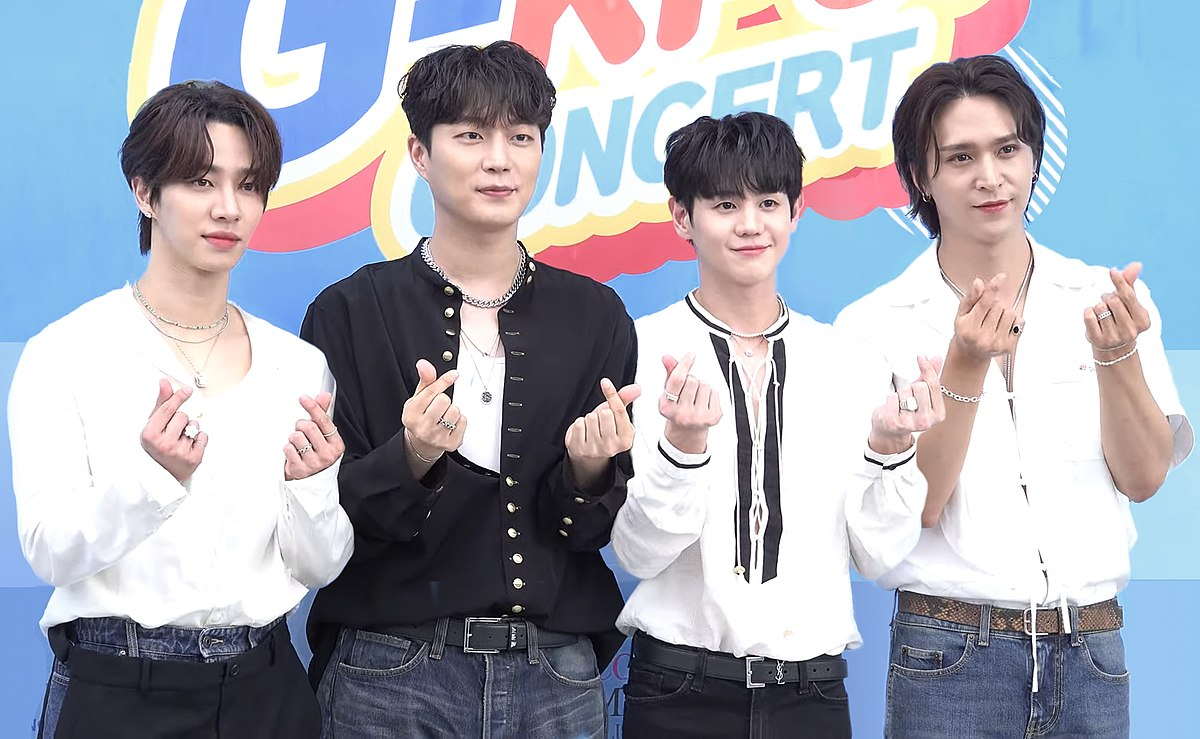
#> input picture pic/people2.jpg, 1200 x 739 px, found by its file name
$ python 204detectFace1.py
#> lines starting #> are read from the running program, lines starting #| are printed output that depends on the picture; after the words box and inside, x2 and y2 are one past the last pixel; in counts of white or black regions, pixels touching at a corner belong together
import cv2

# 建立偵測物件
casc_path = cv2.data.haarcascades + "haarcascade_frontalface_default.xml"
faceCascade = cv2.CascadeClassifier(casc_path)

# 讀取要偵測的圖片
image = cv2.imread("pic\\people2.jpg")
#> image is the input picture: shape (739, 1200, 3); mean B, G, R 179, 167.3, 164

# 進行偵測，辨識結果存於 faces 變數中
faces = faceCascade.detectMultiScale(image, scaleFactor = 1.1, minNeighbors = 5, minSize = (30, 30), flags = cv2.CASCADE_SCALE_IMAGE)
#> faces = [[693, 162, 113, 113], [429, 85, 136, 136], [914, 100, 139, 139], [150, 129, 141, 141], [207, 119, 541, 541]]

imgheight = image.shape[0]  # 圖片高度
#> imgheight = 739
imgwidth = image.shape[1]   # 圖片寬度
#> imgwidth = 1200

cv2.rectangle(image, (10, imgheight-20), (110, imgheight), (0,0,0), -1) # 左下角黑色矩陣
cv2.putText(image, "Find " + str(len(faces)) + " face!", (10, imgheight-5), cv2.FONT_HERSHEY_SIMPLEX, 0.5, (255, 255, 255), 2)
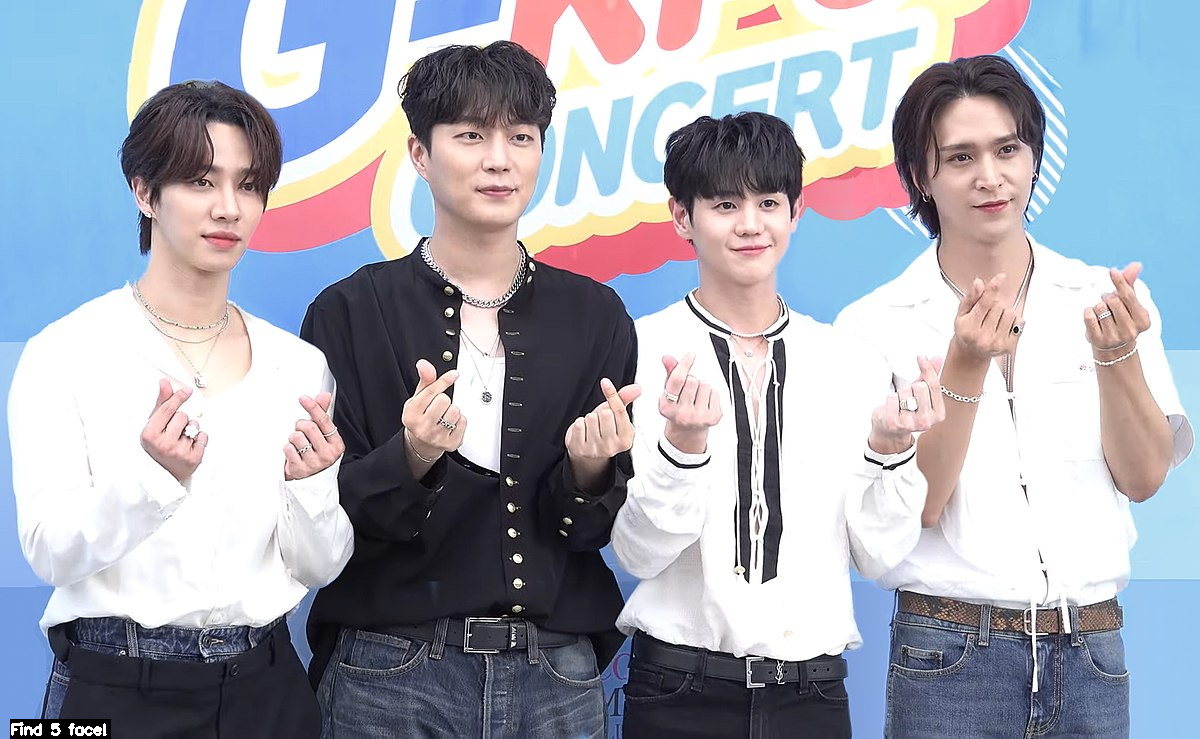
#> image: shape (739, 1200, 3); mean B, G, R 178.9, 167.3, 164

count = 1

# 迴圈逐一在臉部位置畫矩形以標示出臉部位置
for (x, y, w, h) in faces:
    cv2.rectangle(image, (x, y), (x+w, y+h), (128, 255, 0), 2)  # 框選臉部
    filename = "detect\\face" + str(count)+ ".jpg" # 存檔名稱
    image1 = image[y : y + h, x: x + w]         # 取得臉部圖形
    image2 = cv2.resize(image1, (400, 400))     # 重置圖形大小
    cv2.imwrite(filename, image2)
    count += 1
#> this loop made 5 passes
#> pass 1, `image1 = image[y : y + h, x: x + w]`:
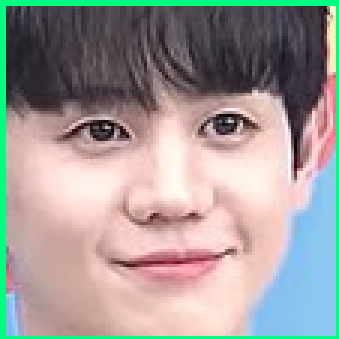
#> image1: shape (113, 113, 3) (shown 3 times larger); mean B, G, R 151, 154.4, 159.8
#> pass 1, `image2 = cv2.resize(image1, (400, 400))`:
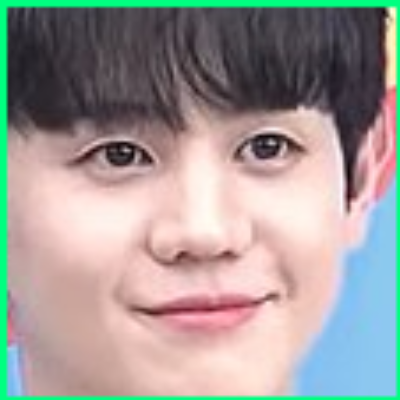
#> image2: shape (400, 400, 3); mean B, G, R 150.8, 154.3, 159.7
#> pass 2, `image1 = image[y : y + h, x: x + w]`:
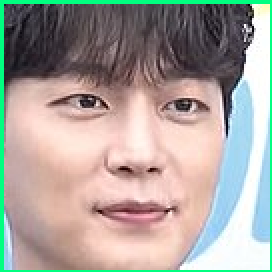
#> image1: shape (136, 136, 3) (shown 2 times larger); mean B, G, R 156.1, 162.6, 169.2
#> pass 2, `image2 = cv2.resize(image1, (400, 400))`:
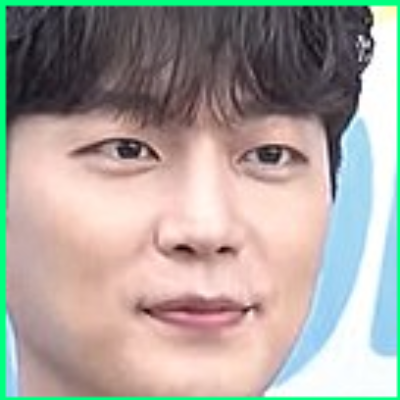
#> image2: shape (400, 400, 3); mean B, G, R 155.9, 162.5, 169.1
#> after the loop:
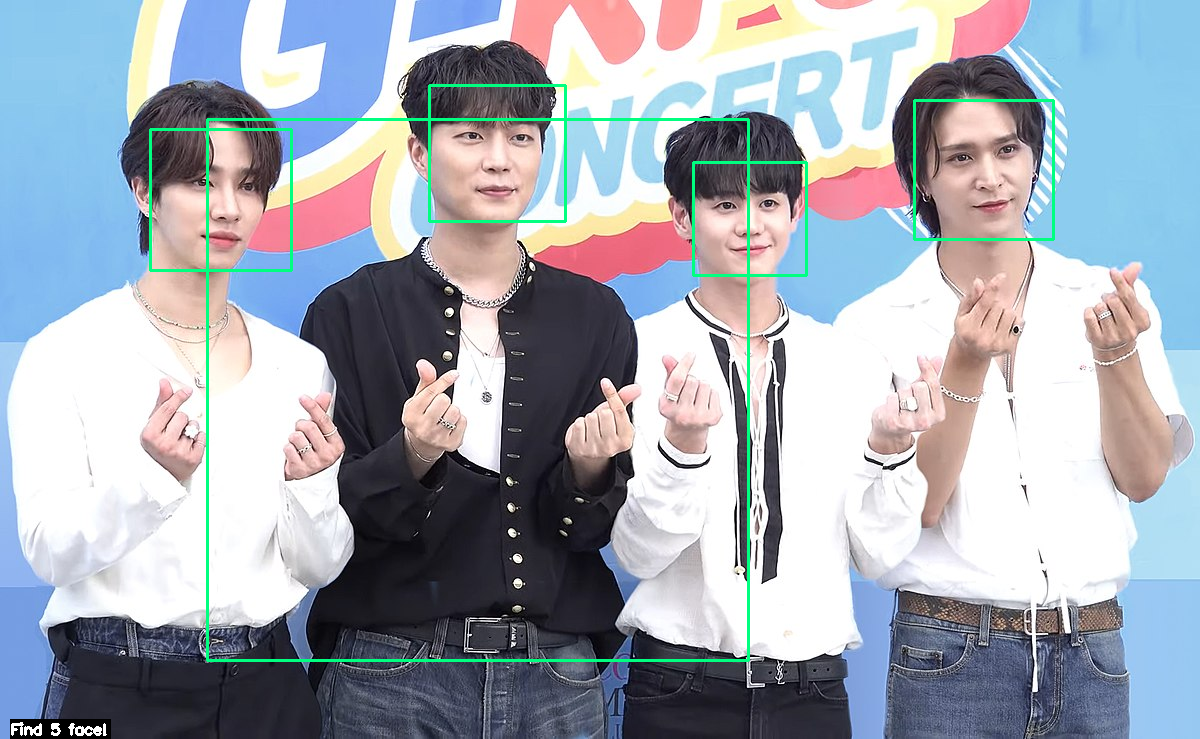
#> image: shape (739, 1200, 3); 1.44% of pixels changed, all inside (x1, y1, x2, y2) = (149, 84, 1055, 662)
#> after the loop:
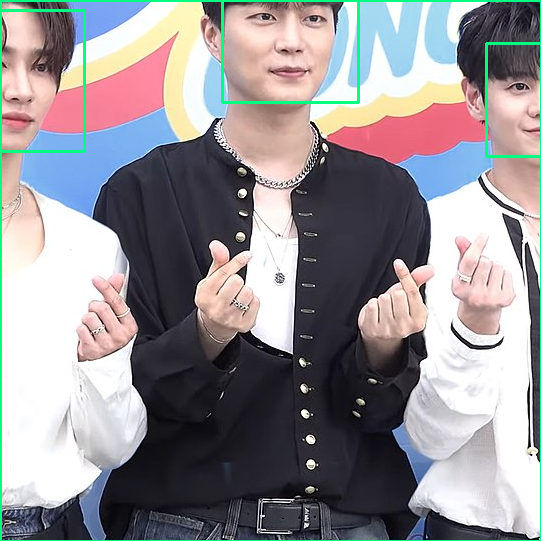
#> image1: shape (541, 541, 3); mean B, G, R 147.2, 143.7, 146.8
#> after the loop, count = 6

cv2.namedWindow("facedetect")
cv2.imshow("facedetect", image)             # 顯示
cv2.waitKey(0)                              # 使用者按任意鍵才執行第14段程式碼
cv2.destroyAllWindows("facedetect")         # 關閉所有視窗

$ run again, with pic/person.jpg copied over pic/people2.jpg
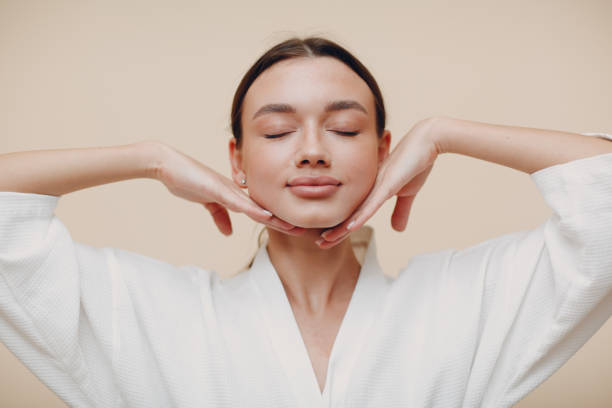
#> input picture pic/person.jpg, 612 x 408 px, found by its file name
#> image is the input picture: shape (408, 612, 3); mean B, G, R 180.8, 190.9, 206.5
#> faces = [[230, 61, 165, 165]]
#> the loop `for (x, y, w, h) in faces:` made 1 pass
#> (x, y, w, h, filename, count) on pass 1: (230, 61, 165, 165, 'detect\\face1.jpg', 2)
#> pass 1, `image2 = cv2.resize(image1, (400, 400))`:
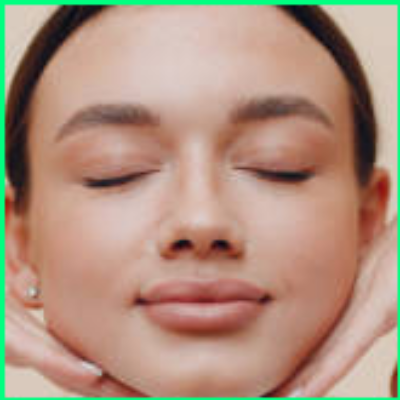
#> image2: shape (400, 400, 3); mean B, G, R 127.6, 146.7, 175.8
#> after the loop `for (x, y, w, h) in faces:`:
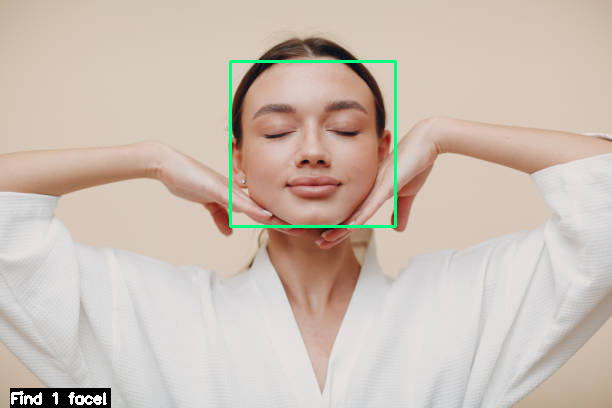
#> image: shape (408, 612, 3); mean B, G, R 179.8, 190.7, 204.1
#> after the loop `for (x, y, w, h) in faces:`: count = 2
